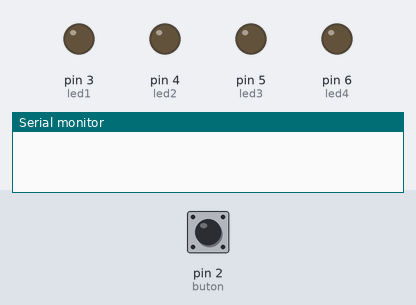
A sketch run on a simulated Arduino Uno, built with avr-gcc and run on an emulated ATmega328P. Parts: output pins drawn as LEDs (lit = HIGH), the last lines printed to the serial monitor. Dashed ring = blinking. The inputs (shaded band) are chosen by the test bench; at power-on: pin 2 (buton) HIGH. Random numbers use the default seed unless the sketch sets one.

Above: at 1.2 s.
1.3 s: pin 2 (buton) pulled LOW for 3.2 s
At 1.7 s:
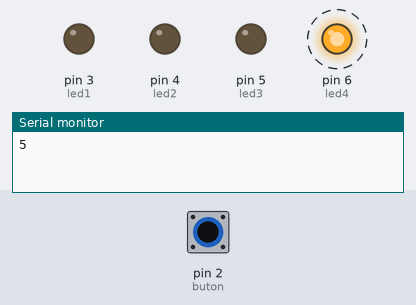
6.0 s: pin 2 (buton) pulled LOW for 3.2 s
At 7.4 s:
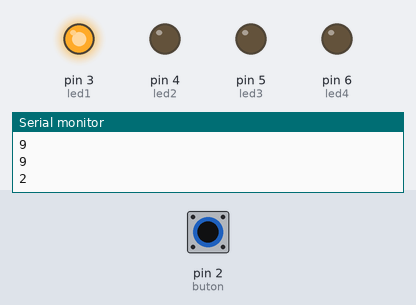
10.7 s: pin 2 (buton) pulled LOW for 1 s
At 12.2 s:
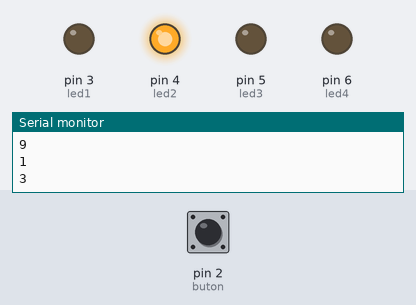
13.2 s: pin 2 (buton) pulled LOW for 0.15 s
At 13.7 s:
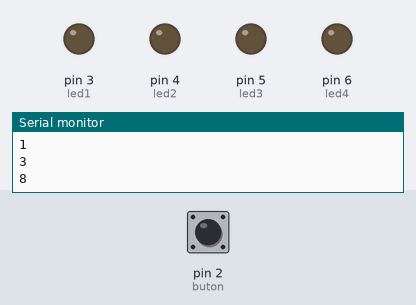
Timing chart, 0 to 15.8 s (numbered marks = the images above; inputs shaded):
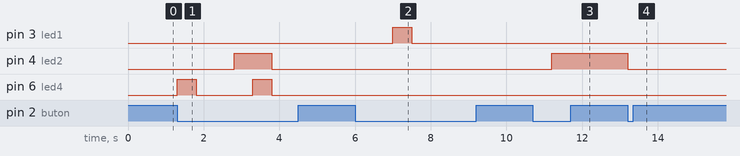

Measured:
- after the input at 1.3 s, pin 4 (led2): LOW → HIGH after 1.5 s, → LOW 1.0 s later; pin 6 (led4): alternates HIGH for 0.50 s and LOW for 1.5 s, starting at once
- after the input at 6.0 s, pin 3 (led1): LOW → HIGH after 1.0 s, → LOW 0.50 s later
- after the input at 10.7 s, pin 4 (led2): LOW → HIGH after 0.50 s
- after the input at 13.2 s, pin 4 (led2): HIGH → LOW at once

The sketch:

rastgele_sayi_yazma.ino
```cpp
byte sayi=0;
const int led1=3,led2=4,led3=5, led4=6;
const int buton=2 ;
void setup() {
  Serial.begin(9600);
  pinMode(led1,OUTPUT);
  pinMode(led2,OUTPUT);
  pinMode(led3,OUTPUT);
  pinMode(led4,OUTPUT);
  pinMode(2,INPUT_PULLUP);

}

void loop() {
if (digitalRead(buton)==LOW)  {

sayi=random(1,10);
Serial.println(sayi);


switch(sayi)  {
case 2:
digitalWrite(led4,0);
digitalWrite(led1,1);
break;
case 3:
digitalWrite(led1,0);
digitalWrite(led2,1);
break;
case 4:
digitalWrite(led2,0);
digitalWrite(led3,1);
break;
case 5:
digitalWrite(led3,0);
digitalWrite(led4,1);
break;
default:
digitalWrite(led1,0);
digitalWrite(led2,0);
digitalWrite(led3,0);
digitalWrite(led4,0);
break;
      }
delay(500);
   }
}
```
